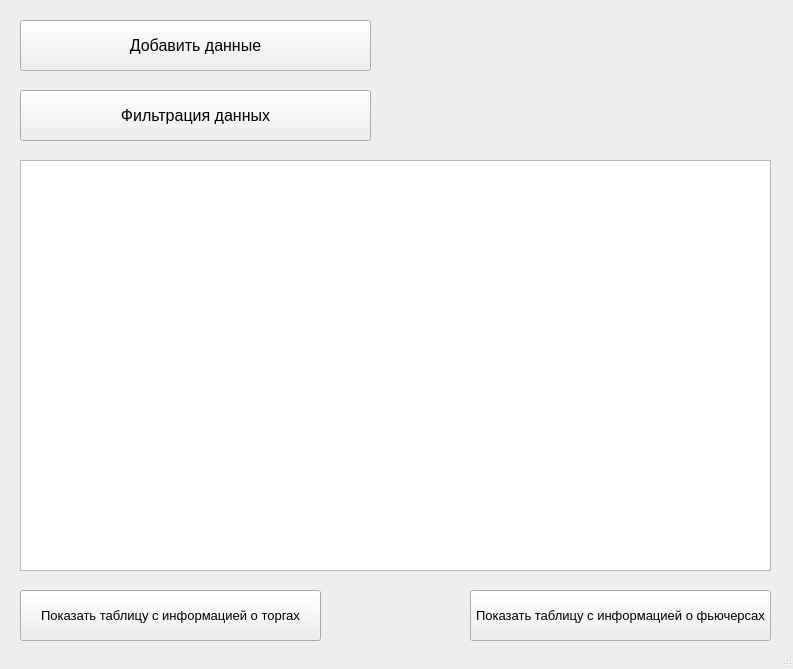
<?xml version="1.0" encoding="UTF-8"?>
<ui version="4.0">
 <class>MainWindow</class>
 <widget class="QMainWindow" name="MainWindow">
  <property name="geometry">
   <rect>
    <x>0</x>
    <y>0</y>
    <width>793</width>
    <height>669</height>
   </rect>
  </property>
  <property name="windowTitle">
   <string>Главное меню</string>
  </property>
  <widget class="QWidget" name="centralwidget">
   <widget class="QPushButton" name="AddDataButton">
    <property name="geometry">
     <rect>
      <x>20</x>
      <y>20</y>
      <width>351</width>
      <height>51</height>
     </rect>
    </property>
    <property name="font">
     <font>
      <pointsize>12</pointsize>
     </font>
    </property>
    <property name="cursor">
     <cursorShape>PointingHandCursor</cursorShape>
    </property>
    <property name="text">
     <string>Добавить данные</string>
    </property>
   </widget>
   <widget class="QTableView" name="tableView">
    <property name="geometry">
     <rect>
      <x>20</x>
      <y>160</y>
      <width>751</width>
      <height>411</height>
     </rect>
    </property>
   </widget>
   <widget class="QPushButton" name="show_f_zb_Button">
    <property name="geometry">
     <rect>
      <x>20</x>
      <y>590</y>
      <width>301</width>
      <height>51</height>
     </rect>
    </property>
    <property name="font">
     <font>
      <pointsize>10</pointsize>
     </font>
    </property>
    <property name="text">
     <string>Показать таблицу с информацией о торгах</string>
    </property>
   </widget>
   <widget class="QPushButton" name="show_zb_Button">
    <property name="geometry">
     <rect>
      <x>470</x>
      <y>590</y>
      <width>301</width>
      <height>51</height>
     </rect>
    </property>
    <property name="font">
     <font>
      <pointsize>10</pointsize>
     </font>
    </property>
    <property name="text">
     <string>Показать таблицу с информацией о фьючерсах</string>
    </property>
   </widget>
   <widget class="QPushButton" name="FilterDataButton">
    <property name="geometry">
     <rect>
      <x>20</x>
      <y>90</y>
      <width>351</width>
      <height>51</height>
     </rect>
    </property>
    <property name="font">
     <font>
      <pointsize>12</pointsize>
     </font>
    </property>
    <property name="cursor">
     <cursorShape>PointingHandCursor</cursorShape>
    </property>
    <property name="text">
     <string>Фильтрация данных</string>
    </property>
   </widget>
  </widget>
  <widget class="QMenuBar" name="menubar">
   <property name="geometry">
    <rect>
     <x>0</x>
     <y>0</y>
     <width>793</width>
     <height>21</height>
    </rect>
   </property>
  </widget>
  <widget class="QStatusBar" name="statusbar"/>
 </widget>
 <resources/>
 <connections/>
</ui>
